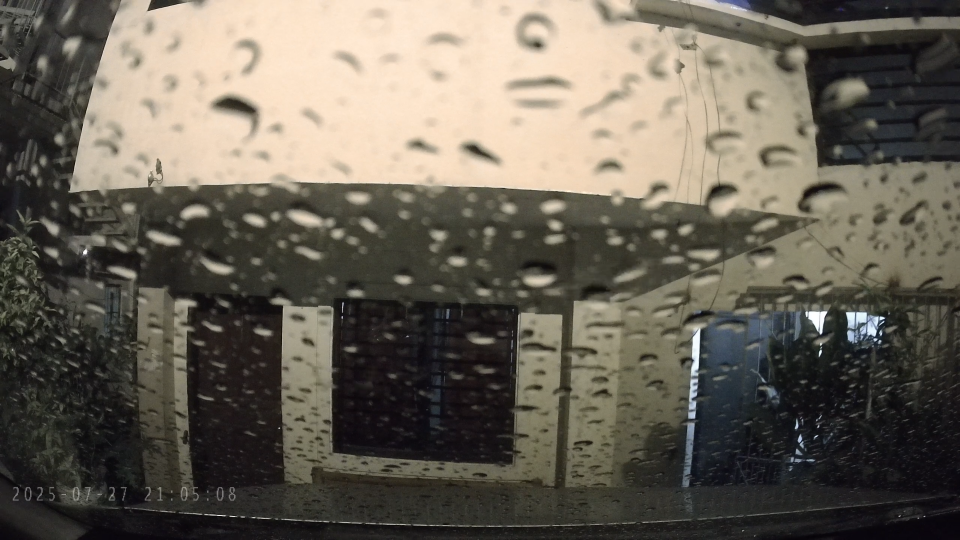
#> input picture tools/4_rain.png, 1920 x 1080 px (shown at 1/2 size); its folder holds only this picture in this run
$ python intelligent_switch.py --image 4_rain.png --output out.png   (older library calls are emulated)
#> lines starting #> are read from the running program, lines starting #| are printed output that depends on the picture
### tools/enhanced_retinex.py
# enhanced_retinex.py
import cv2
import numpy as np
import os
from typing import List, Optional, Dict, Any

class EnhancedRetinexProcessor:
    def __init__(self, use_gpu: bool = True):
        self.use_gpu = use_gpu
        self.validation_set = []

    # [25 lines left out: functions setup_validation_set, run_validation_assessment, not called in this run]

    def evaluate_quality(self, original: np.ndarray, enhanced: np.ndarray,
                        save_path: Optional[str] = None) -> Dict[str, Any]:
        """Evaluate quality metrics between original and enhanced images"""
        try:
            # Basic metrics
            orig_gray = cv2.cvtColor(original, cv2.COLOR_RGB2GRAY)
            enh_gray = cv2.cvtColor(enhanced, cv2.COLOR_RGB2GRAY)

            # Contrast improvement
            contrast_orig = float(np.std(orig_gray))
            contrast_enh = float(np.std(enh_gray))
            contrast_improvement = contrast_enh - contrast_orig
            contrast_improvement_pct = (contrast_improvement / contrast_orig * 100) if contrast_orig > 0 else 0

            # Brightness metrics
            brightness_orig = float(np.mean(orig_gray))
            brightness_enh = float(np.mean(enh_gray))

            # Try to calculate SSIM and PSNR
            try:
                from skimage.metrics import structural_similarity as compare_ssim
                from skimage.metrics import peak_signal_noise_ratio as compare_psnr

                ssim = compare_ssim(orig_gray, enh_gray, data_range=255)
                psnr = compare_psnr(orig_gray, enh_gray, data_range=255)
            except ImportError:
                print("Warning: skimage not available, using simplified metrics")
                ssim = self._simple_ssim(orig_gray, enh_gray)
                psnr = self._simple_psnr(orig_gray, enh_gray)

            # Quality grade
            quality_grade = self._calculate_quality_grade(
                contrast_improvement_pct, ssim, psnr
            )

            metrics = {
                "contrast_original": contrast_orig,
                "contrast_enhanced": contrast_enh,
                "contrast_improvement": contrast_improvement,
                "contrast_improvement_pct": contrast_improvement_pct,
                "brightness_original": brightness_orig,
                "brightness_enhanced": brightness_enh,
                "ssim": ssim,
                "psnr": psnr,
                "quality_grade": quality_grade
            }

            # Save metrics to file if path provided
            if save_path:
                self._save_metrics_to_file(metrics, save_path)

            return metrics

        except Exception as e:
            print(f"Error in quality evaluation: {e}")
            return {
                "contrast_original": 0,
                "contrast_enhanced": 0,
                "contrast_improvement": 0,
                "contrast_improvement_pct": 0,
                "brightness_original": 0,
                "brightness_enhanced": 0,
                "ssim": 0,
                "psnr": 0,
                "quality_grade": "ERROR",
                "error": str(e)
            }

    # [15 lines left out: functions _simple_ssim, _simple_psnr, not called in this run]

    def _calculate_quality_grade(self, contrast_improvement_pct: float,
                               ssim: float, psnr: float) -> str:
        """Calculate a simple quality grade"""
        score = 0

        # Contrast improvement contribution
        if contrast_improvement_pct > 50:
            score += 3
        elif contrast_improvement_pct > 20:
            score += 2
        elif contrast_improvement_pct > 0:
            score += 1

        # SSIM contribution
        if ssim > 0.8:
            score += 3
        elif ssim > 0.6:
            score += 2
        elif ssim > 0.4:
            score += 1

        # PSNR contribution
        if psnr > 40:
            score += 3
        elif psnr > 30:
            score += 2
        elif psnr > 20:
            score += 1

        # Determine grade
        if score >= 8:
            return "EXCELLENT"
        elif score >= 6:
            return "GOOD"
        elif score >= 4:
            return "FAIR"
        else:
            return "POOR"

    def _save_metrics_to_file(self, metrics: Dict[str, Any], file_path: str):
        """Save metrics to a text file"""
        try:
            with open(file_path, 'w') as f:
                f.write("Image Enhancement Quality Metrics\n")
                f.write("=" * 40 + "\n")
                for key, value in metrics.items():
                    if isinstance(value, float):
                        f.write(f"{key}: {value:.4f}\n")
                    else:
                        f.write(f"{key}: {value}\n")
            print(f"Metrics saved to: {file_path}")
        except Exception as e:
            print(f"Error saving metrics: {e}")

# [4 lines left out: function integrate_with_existing_processor, not called in this run]

### tools/intelligent_switch.py
import sys
import os
import cv2
import numpy as np
import json
import shutil
import yaml
from enum import Enum
import subprocess
import importlib.util
from typing import Dict, Any, Optional, Union
from skimage.metrics import structural_similarity as compare_ssim
from skimage.metrics import peak_signal_noise_ratio as compare_psnr
from scipy.ndimage import gaussian_filter


try:
    from enhanced_retinex import EnhancedRetinexProcessor, integrate_with_existing_processor
except ImportError:
    print("Warning: enhanced_retinex module not found. Creating fallback implementation.")

    # Fallback implementation
    class EnhancedRetinexProcessor:
        def __init__(self, use_gpu=True):
            self.use_gpu = use_gpu
            self.validation_set = []

        def setup_validation_set(self, image_paths):
            print(f"Fallback: Validation set with {len(image_paths)} images")
            self.validation_set = image_paths

        def run_validation_assessment(self):
            return {"status": "fallback_mode", "message": "Using fallback implementation"}

        # [8 lines left out: function evaluate_quality, not called in this run]

    def integrate_with_existing_processor(processor):
        return EnhancedRetinexProcessor()


class ProcessingMode(Enum):
    DERAIN = 1
    DEGLARE = 2
    ENHANCE = 3
    NONE = 4

class ConfigManager:
    """Centralized configuration management for dashcam enhancement"""

    DEFAULT_CONFIG = {
        'system': {
            'mode': 'auto',
            'use_gpu': True,
            'max_image_dimension': 1024,
            'default_output_dir': 'enhanced_results'
        },
        'rain_detection': {
            'threshold': 0.068,
        },
        'glare_detection': {
            'brightness_threshold': 220,
            'saturation_threshold': 30,
            'min_glare_area': 10,
            'dilation_kernel_size': 5,
            'threshold': 0.005
        },
        'deraining': {
            'enabled': True,
            'config_path': 'deraining_config.yaml',
            'force_scene': None  # Can be 'day', 'night', 'default', or None
        },
        'enhancement': {
            'min_contrast': 40,
            'low_exposure_threshold': 0.3,
            'high_exposure_threshold': 0.3
        },
        'retinex_enhancement': {
            'scales': [15, 80, 250],
            'weights': [0.4, 0.4, 0.2],
            'gamma_correction': 0.75,
            'contrast_strength': 1.2,
            'percentile_low': 2,
            'percentile_high': 98
        },
        'selective_deglaring': {
            'enabled': True,
            'feather_edges': True,
            'feather_radius': 10,
            'opacity': 0.9,
            'enhance_only_glare_areas': True
        },
        'performance': {
            'batch_size': 4,
            'num_workers': 2,
            'cache_size': 100
        },
        'logging': {
            'level': 'INFO',
            'save_reports': True,
            'generate_visualizations': True,
            'metrics_calculation': True
        }
    }

    def __init__(self, config_path: Optional[str] = None):
        self.config = self.DEFAULT_CONFIG.copy()
        self.config_path = config_path

        if config_path and os.path.exists(config_path):
            self.load_config(config_path)

    def load_config(self, config_path: str) -> bool:
        """Load configuration from YAML file"""
        try:
            with open(config_path, 'r') as f:
                loaded_config = yaml.safe_load(f)

            # Deep merge with existing config
            self._deep_merge(self.config, loaded_config)
            self.config_path = config_path
            print(f"Configuration loaded from {config_path}")
            return True
        except Exception as e:
            print(f"Error loading config: {e}")
            return False

    # [11 lines left out: function save_config, not called in this run]

    def get(self, key: str, default: Any = None) -> Any:
        """Get configuration value using dot notation with fallback"""
        keys = key.split('.')
        value = self.config

        try:
            for k in keys:
                value = value[k]
            return value
        except (KeyError, TypeError):
            # Fallback to default
            return default

    # [15 lines left out: function set, not called in this run]

    def _deep_merge(self, base: Dict, update: Dict) -> Dict:
        """Recursively merge two dictionaries"""
        for key, value in update.items():
            if (key in base and isinstance(base[key], dict) and
                isinstance(value, dict)):
                self._deep_merge(base[key], value)
            else:
                base[key] = value
        return base

    # [4 lines left out: function validate_config, not called in this run]

    def generate_config_template(self, output_path: str) -> bool:
        """Generate a configuration template file"""
        return self.save_config(output_path)

class IntelligentImageProcessor:

    # [96 lines left out: function compute_derain_metrics, not called in this run]


    def is_image_clean(self, image):
        gray = cv2.cvtColor(image, cv2.COLOR_BGR2GRAY)

        clean_config = self.config.get('clean_detection', {})
        metrics = {}
        issues = []

        # 1. Basic quality checks
        contrast = float(np.std(gray))
        brightness = float(np.mean(gray))
        metrics['contrast'] = contrast
        metrics['brightness'] = brightness

        if contrast < clean_config.get('min_good_contrast', 20):
            issues.append(f"Very low contrast ({contrast:.1f})")

        if brightness < clean_config.get('min_brightness', 30):
            issues.append(f"Extremely dark ({brightness:.1f})")
        elif brightness > clean_config.get('max_brightness', 235):
            issues.append(f"Extremely bright ({brightness:.1f})")

        # 2. Use HEADLIGHT detection instead of general glare
        glare_score, glare_mask = self.detect_headlight_glare(image)
        metrics['headlight_glare_score'] = glare_score

        # CRITICAL: Only flag if actual headlights detected
        if glare_score > clean_config.get('max_glare_score', 0.01):
            issues.append(f"Headlight glare detected ({glare_score:.4f})")

        # 3. Simple rain check (edge density)
        edges = cv2.Canny(gray, 50, 150)
        edge_density = np.sum(edges > 0) / edges.size
        metrics['edge_density'] = edge_density

        if edge_density > 0.40:  # Only extreme edge density
            issues.append(f"High texture/rain pattern ({edge_density:.3f})")

        # 4. Noise check
        noise_level = self._estimate_noise_level(gray)
        metrics['noise_level'] = noise_level

        max_noise = clean_config.get('max_noise_level', 35)
        if noise_level > max_noise:
            issues.append(f"Excessive noise ({noise_level:.1f})")

        # DECISION
        is_clean = len(issues) == 0
        confidence = (4 - len(issues)) / 4  # Changed from 3 to 4 checks

        if is_clean:
            reason = "✓ Image is CLEAN - no headlight glare or quality issues"
        else:
            reason = "✗ Issues detected: " + "; ".join(issues)

        return is_clean, reason, confidence, metrics

    # [148 lines left out: function process_image, not called in this run]

    def _estimate_noise_level(self, gray_image):
        """
        Estimate noise level using Median Absolute Deviation

        Args:
            gray_image: Grayscale image

        Returns:
            noise_level: Estimated noise standard deviation
        """
        # Use high-pass filter to isolate noise
        H, W = gray_image.shape

        # Use a 3x3 Laplacian kernel
        kernel = np.array([[0, -1, 0],
                        [-1, 4, -1],
                        [0, -1, 0]], dtype=np.float32)

        # Apply filter
        filtered = cv2.filter2D(gray_image.astype(np.float32), -1, kernel)

        # Estimate noise using MAD (Median Absolute Deviation)
        sigma = np.median(np.abs(filtered)) / 0.6745

        return float(sigma)


    def needs_enhancement_improved(self, image):
        """
        IMPROVED VERSION: Replace the old needs_enhancement method

        This checks if image needs enhancement using comprehensive quality assessment
        """
        is_clean, reason, confidence, metrics = self.is_image_clean(image)

        # If image is clean with high confidence, no enhancement needed
        if is_clean and confidence >= 0.9:
            print(f"[CLEAN IMAGE] {reason}")
            print(f"  Confidence: {confidence*100:.1f}%")
            return False

        # If image has issues or low confidence, needs enhancement
        if not is_clean:
            print(f"[NEEDS ENHANCEMENT] {reason}")
            print(f"  Confidence: {confidence*100:.1f}%")
            return True

        # Borderline case - use original logic as fallback
        gray = cv2.cvtColor(image, cv2.COLOR_BGR2GRAY)

        if np.std(gray) < self.min_contrast:
            return True

        low_exposure_threshold = self.config.get('enhancement.low_exposure_threshold', 0.3)
        high_exposure_threshold = self.config.get('enhancement.high_exposure_threshold', 0.3)

        hist = cv2.calcHist([gray], [0], None, [256], [0,256])
        hist = hist / hist.sum()

        if hist[0] > low_exposure_threshold or hist[-1] > high_exposure_threshold:
            return True

        return False


    # ========================================================================
    # UPDATED process_image METHOD - Replace in intelligent_switch.py
    # ========================================================================

    # [162 lines left out: function process_image, not called in this run]


    def process_image_with_validation(self, image_path, output_path):
        """Process image and evaluate quality"""
        # Run normal processing
        result = self.process_image(image_path, output_path)
#> in process_image, img is the input picture: shape (1080, 1920, 3); mean B, G, R 86.4, 97.6, 103.9

        # Evaluate quality
        if result['final_status'] == 'success':
            quality_metrics = self.evaluate_enhancement_quality(image_path, output_path)
            result['quality_metrics'] = quality_metrics

            print(f"Enhancement Quality: {quality_metrics['quality_grade']}")
            print(f"SSIM: {quality_metrics['ssim']:.3f}")
            print(f"PSNR: {quality_metrics['psnr']:.1f}dB")
            print(f"Contrast Improvement: {quality_metrics['contrast_improvement_pct']:.1f}%")

        return result

    def evaluate_enhancement_quality(self, input_path, output_path):
        """Evaluate the quality of enhancement"""
        original = cv2.imread(input_path)
        enhanced = cv2.imread(output_path)

        if original is None or enhanced is None:
            return None

        # Convert to RGB
        original_rgb = cv2.cvtColor(original, cv2.COLOR_BGR2RGB)
        enhanced_rgb = cv2.cvtColor(enhanced, cv2.COLOR_BGR2RGB)

        # Get quality metrics
        metrics_root = os.path.join(self.project_root, "metrics", "deglaring")
        os.makedirs(metrics_root, exist_ok=True)

        base_name = os.path.splitext(os.path.basename(output_path))[0]
        metrics_file = os.path.join(metrics_root, f"{base_name}_metrics.txt")

        metrics = self.enhanced_retinex.evaluate_quality(
            original_rgb, enhanced_rgb,
            save_path=metrics_file
        )

        return metrics

    def __init__(self, config_manager=None):
        # Get script directory
        self.script_dir = os.path.dirname(os.path.abspath(__file__))

        # FIX: Kung nasa tools/ folder ang intelligent_switch.py, go up one level
        if os.path.basename(self.script_dir) == 'tools':
            self.project_root = os.path.dirname(self.script_dir)
        else:
            self.project_root = self.script_dir

        print(f"Project root: {self.project_root}")

        # Initialize configuration
        self.config = config_manager or ConfigManager()

        # ============================================
        # CRITICAL FIX: FORCE READ FROM CONFIG FILE
        # ============================================

        # Try to get values using config.get() first
        rain_threshold_from_get = self.config.get('rain_detection.threshold', 0.15)
        glare_threshold_from_get = self.config.get('glare_detection.threshold', 0.25)


        # Now verify against raw config dictionary
        if hasattr(self.config, 'config') and isinstance(self.config.config, dict):
            # Extract actual values from loaded YAML
            rain_section = self.config.config.get('rain_detection', {})
            glare_section = self.config.config.get('glare_detection', {})


            # Force use values from file (overrides config.get() defaults)
            self.rain_threshold = rain_section.get('threshold', rain_threshold_from_get)
            self.glare_threshold = glare_section.get('threshold', glare_threshold_from_get)


            # Glare detection parameters - also force from file
            self.glare_brightness_threshold = glare_section.get('brightness_threshold', 220)
            self.glare_saturation_threshold = glare_section.get('saturation_threshold', 30)
            self.min_glare_area = glare_section.get('min_glare_area', 10)
            self.dilation_kernel_size = glare_section.get('dilation_kernel_size', 5)
        else:
            # Fallback if config not loaded properly
            self.rain_threshold = rain_threshold_from_get
            self.glare_threshold = glare_threshold_from_get
            self.glare_brightness_threshold = self.config.get('glare_detection.brightness_threshold', 220)
            self.glare_saturation_threshold = self.config.get('glare_detection.saturation_threshold', 30)
            self.min_glare_area = self.config.get('glare_detection.min_glare_area', 10)
            self.dilation_kernel_size = self.config.get('glare_detection.dilation_kernel_size', 5)

        # DEBUG OUTPUT
        print(f"\n{'='*50}")
        print(f"CONFIGURATION LOADED")
        print(f"{'='*50}")
        print(f"Config file: {self.config.config_path}")
        print(f"Rain detection threshold: {self.rain_threshold}")
        print(f"Glare detection threshold: {self.glare_threshold}")
        print(f"Glare brightness threshold: {self.glare_brightness_threshold}")
        print(f"Glare saturation threshold: {self.glare_saturation_threshold}")
        print(f"Min glare area: {self.min_glare_area}")
        print(f"Dilation kernel size: {self.dilation_kernel_size}")
        print(f"{'='*50}\n")

        # Smoothing parameter
        self.smoothing_strength = self.config.get('enhancement.smoothing_strength', 0)

        # Set parameters from config
        self.min_contrast = self.config.get('enhancement.min_contrast', 40)

        # Rain detection parameters
        self.edge_density_weight = 0.7
        self.texture_score_weight = 0.3
        self.laplacian_threshold = 100
        self.min_rain_score = 0.15
        self.rain_score_multiplier = 1.2

        # Enhancement parameters
        self.retinex_scales = self.config.get('retinex_enhancement.scales', [15, 80, 250])
        self.retinex_weights = self.config.get('retinex_enhancement.weights', [0.4, 0.4, 0.2])
        self.gamma_correction = self.config.get('retinex_enhancement.gamma_correction', 0.75)
        self.contrast_strength = self.config.get('retinex_enhancement.contrast_strength', 1.2)
        self.percentile_low = self.config.get('retinex_enhancement.percentile_low', 2)
        self.percentile_high = self.config.get('retinex_enhancement.percentile_high', 98)

        # Selective deglaring parameters
        self.selective_deglaring_enabled = self.config.get('selective_deglaring.enabled', True)
        self.feather_edges = self.config.get('selective_deglaring.feather_edges', True)
        self.feather_radius = self.config.get('selective_deglaring.feather_radius', 10)
        self.opacity = self.config.get('selective_deglaring.opacity', 0.9)
        self.enhance_only_glare_areas = self.config.get('selective_deglaring.enhance_only_glare_areas', True)

        # Performance parameters
        self.max_image_dimension = self.config.get('system.max_image_dimension', 1024)
        self.use_gpu = self.config.get('system.use_gpu', True)

        self.enhanced_retinex = EnhancedRetinexProcessor(use_gpu=self.use_gpu)

    def detect_rain(self, image):
        """Enhanced rain detection with configurable parameters"""
        gray = cv2.cvtColor(image, cv2.COLOR_BGR2GRAY)
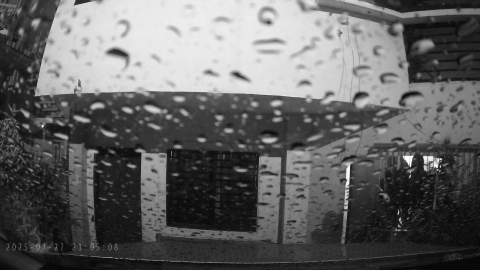
#> gray: shape (1080, 1920) (shown at 1/4 size); min 3, max 254, mean 98.2
        edges = cv2.Canny(gray, 50, 150)
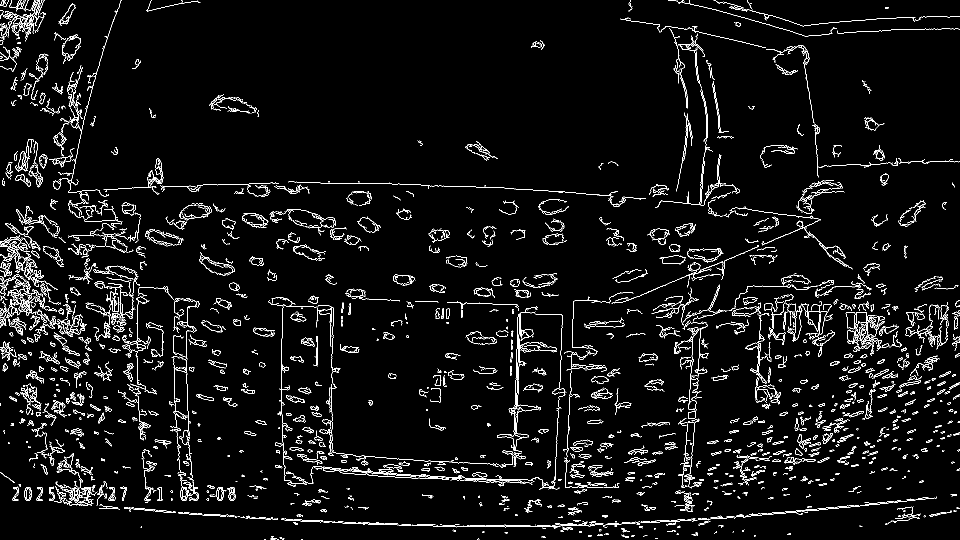
#> edges: shape (1080, 1920) (shown at 1/2 size); 4.5% white in thin lines or dots
        edge_density = np.sum(edges > 0) / edges.size
#> edge_density = 0.0447

        sobelx = cv2.Sobel(gray, cv2.CV_64F, 1, 0, ksize=3)
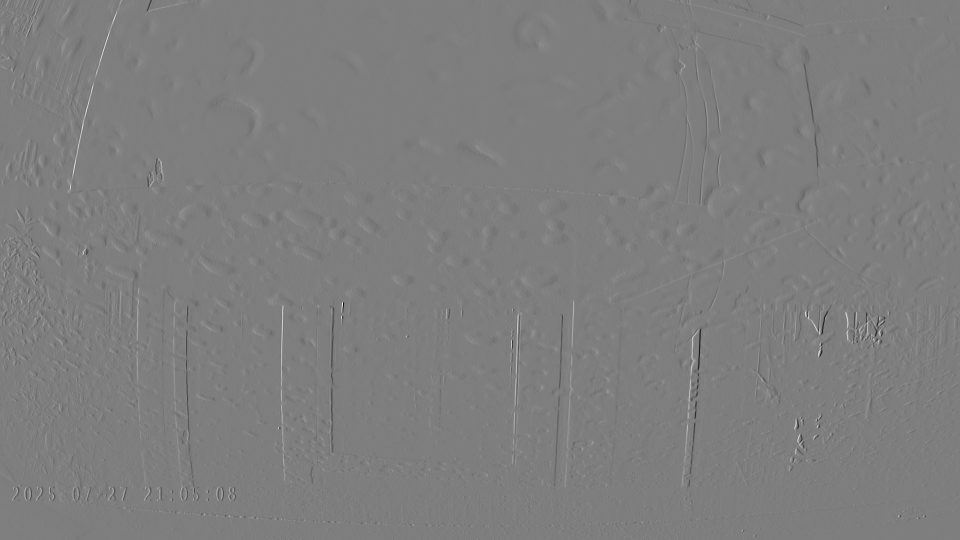
#> sobelx: shape (1080, 1920) float64 (shown at 1/2 size); min -909, max 923, mean 0; drawn with min black and max white
        sobely = cv2.Sobel(gray, cv2.CV_64F, 0, 1, ksize=3)
        grad_mag = np.sqrt(sobelx**2 + sobely**2)
#> (the rest of the program and of its run is left out)
